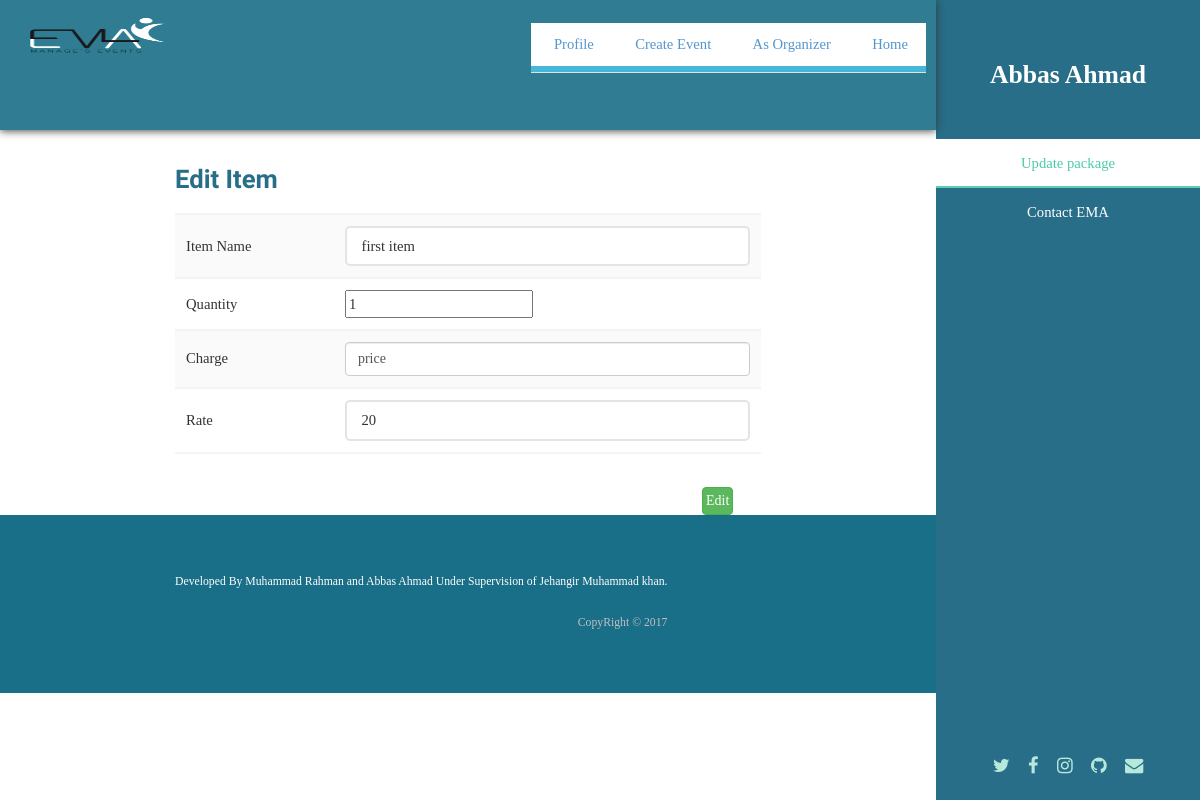
Screenshot of /EMA/update_item.php?itemname=first item  (signed in) with the database file from the repository.
### tables this page shows
CREATE TABLE IF NOT EXISTS `user` (
  `fristname` varchar(30) NOT NULL,
  `lastname` varchar(30) NOT NULL,
  `mobilenumber` varchar(30) NOT NULL,
  `email` varchar(30) NOT NULL,
  `password` varchar(30) NOT NULL,
  `gender` varchar(30) NOT NULL,
  `dateofbrith` varchar(30) NOT NULL,
  `joindate` date NOT NULL
);

CREATE TABLE IF NOT EXISTS `item` (
  `organizer_email` varchar(30) NOT NULL,
  `itemname` varchar(30) NOT NULL,
  `quantity` varchar(30) NOT NULL,
  `charge` varchar(30) NOT NULL,
  `rate` varchar(30) NOT NULL,
  `serial_no` int(30) NOT NULL
);

### EMA/update_item.php (the view, shortened to what this page needs)
<!DOCTYPE HTML>
<html>
	<head>
			<link rel="stylesheet" type="text/css" href="assets/css/bootstrap.min.css">
		<link rel="stylesheet" href="assets/css/main.css" />
	</head>
	<body>
			<section id="header">
				<header>
									<?php
									 $username = mysql_query("SELECT `fristname`,`lastname` FROM `user` WHERE email='$_SESSION[email]' ")or die('user selection  query error');
									$name=mysql_fetch_array($username)
									?>
					<h1 id="logo"><?php echo $name[0]." ".$name[1]; ?></h1>
					<br>
				</header>
				<nav id="nav">
					<ul>
						<li><a href="#one" class="active"> Update package</a></li>
						 <li><a href="#four">Contact EMA</a></li>
					</ul>
				</nav>
				<footer>
					<ul class="icons">
						<li><a href="#" class="icon fa-twitter"><span class="label">Twitter</span></a></li>
						<li><a href="#" class="icon fa-facebook"><span class="label">Facebook</span></a></li>
						<li><a href="#" class="icon fa-instagram"><span class="label">Instagram</span></a></li>
						<li><a href="#" class="icon fa-github"><span class="label">Github</span></a></li>
						<li><a href="#" class="icon fa-envelope"><span class="label">Email</span></a></li>
					</ul>
				</footer>
			</section>
			<div id="wrapper">
					<div id="main">
							<section id="one">
							<header class="majr">
								<div class="jumbotron" style="height: 130px;
									background: #196E88;
									box-shadow: 2px 2px 2px 0px;
									box-shadow: 0px 1px 8px 0px;
									opacity:0.9;
									overflow: hidden;">
								<div class="row">
									<div class="col-md-4" id="logo">
											<img src="images/emanew2.png" class="img-responsive">
									</div>
									<div class="col-md-8">
											<ul class="nav nav-tabs" id="menu-bar">
											<li><a href="profile.php">Profile</a></li>
												<li><a href="create-event.php">Create Event</a></li>
												<li><a href="as-organizer.php">As Organizer</a></li>
												<li><a href="home.php">Home</a></li>
											</ul>
									</div>
								</div>
								</div>
							</header>
							<div class="row">
							<div class="col-md-12">
							<?php
							$itemname=$_GET['itemname'];
							$item = mysql_query("  SELECT * FROM `item` WHERE organizer_email='$_SESSION[email]' AND `itemname`='$itemname'") or die(' item selection query error');
                              if(mysql_num_rows($item)>0){
                                 $rowes=mysql_fetch_array($item)
?>
							<div class="container">
									<h3 class="fo">Edit Item</h3>
									<form name="updateservice" method="post" onsubmit=" return validatedata();" action="update_item_php.php">
									<table>
										<tbody>
											<tr>
												<td>Item Name</td><td><input type="text"  id="item"  oninput="itemvalidat();"  name="itemname" value="<?Php echo $rowes[1];?>" ><span id="itemerror"> </td>
											</tr>
											<tr>
												<td>Quantity</td><td><input type="number" id="howmutch" name="quantity" value="<?Php echo $rowes[2];?>"></td>
											</tr>
											<tr>
												<td>Charge</td><td><select id="wayofcharge" name="charge" class="form-control">
        										<option value="<?Php echo $rowes[3];?>"><?Php echo $rowes[3];?></option>
        										 </select></td>
        										 </tr>
        										 <tr>
        										<td>Rate</td><td><input type="text" id="itemrat"  name="rate" value="<?Php echo $rowes[4];?>"></td></tr>
										</tbody>
									</table>
								</div>
								<button class="btn btn-success" name="edit" type="submit" style="margin-left: 75%;">Edit</button>
							<?php
							  }
							  else{
								   echo "<script>alert('some thing goes wrong please tray again')</script>";
							exit();
							  }
							?>
							</div>
							</div>
							</section>
						</div>
					<section id="footer">
						<div class="container">
							<ul class="copyright">
								<li> <p style="color: white;"> Developed By Muhammad Rahman and Abbas Ahmad Under Supervision of Jehangir Muhammad khan.</p>  <span style="float: right;">CopyRight &copy; 2017</span> </li>
							</ul>
						</div>
					</section>
			</div>
	</body>
</html>

### EMA/update_item.php (style rules this page uses)
#menu-bar { list-style: none; float: right; background-color:#31B0D5; }
#menu-bar li { background-color: white; cursor: pointer }
#logo img { width: 45%; padding-bottom: 10px; }
.fo { font-family: 'Kaushan Script', cursive !important; color: #286E88; }

### rows the page displays
user: fristname "Abbas", lastname "Ahmad"
item: itemname "first item", quantity "1", charge "price", rate "20"
